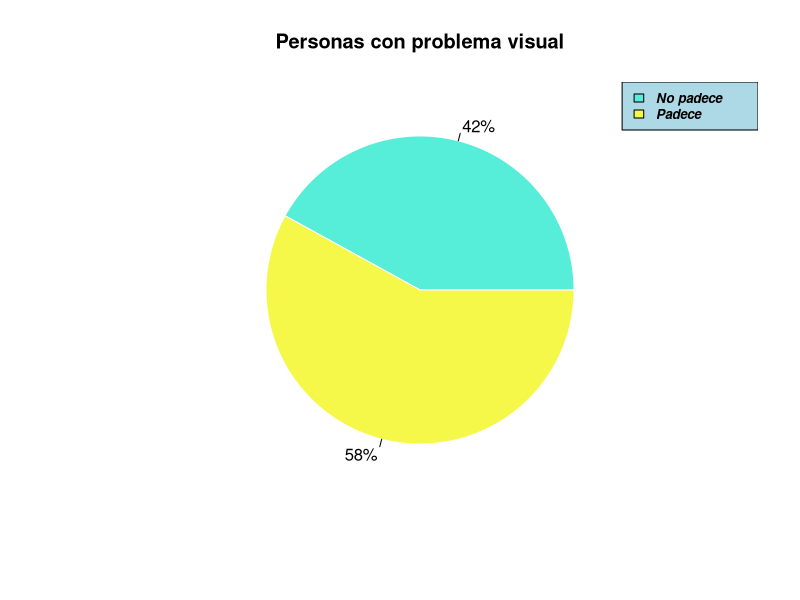
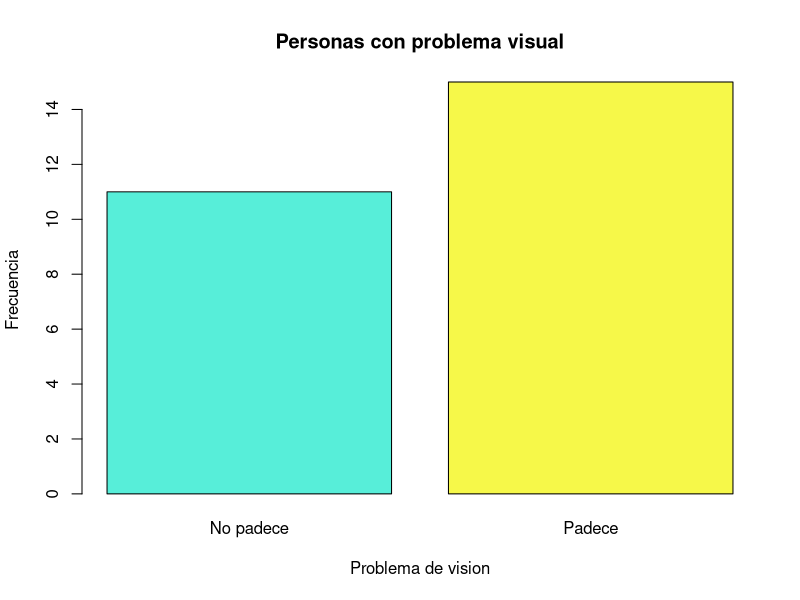
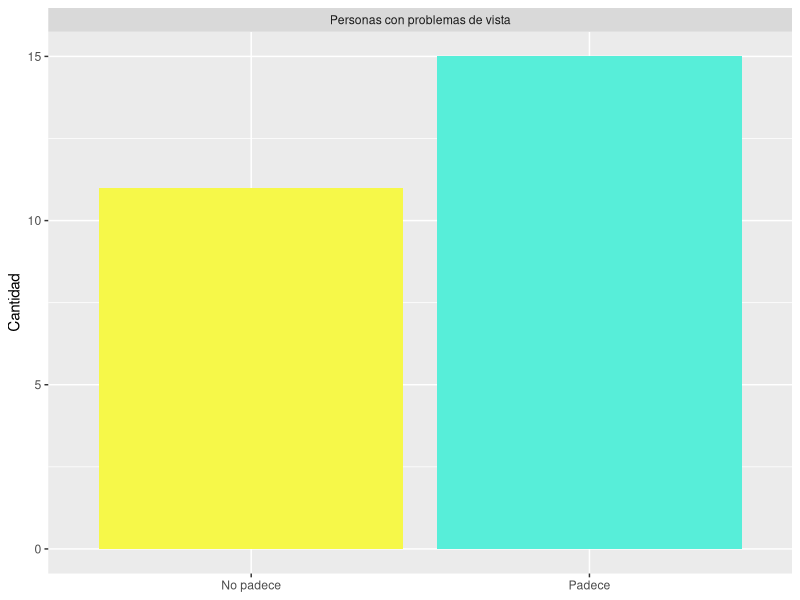

Here is the R script that generated these plots, in order:

vision = factor(c(1,1,1,1,1,1,1,1,1,1,1,1,1,1,1,0,0,0,0,0,0,0,0,0,0,0),labels=c("No padece", "Padece"))
absolutas <- table(vision);absolutas
tabla = data.frame(absolutas); tabla

porcent <-  round(prop.table(absolutas)*100);porcent

View(tabla)


#----Diagrama circular----

colores <- c("#57EED9", "#F6F849")
leyenda <- c("No padece", "Padece")

etiqueta <- paste0(porcent, "%"); etiqueta
pie(porcent, labels = etiqueta, col = colores, border = 0, main = "Personas con problema visual")
legend("topright", legend=leyenda,
fill =colores, cex=0.8, text.font=4,text.width = 0.5, bg='lightblue')
#----Diagrama de barras----

barplot(absolutas, xlab = "Problema de vision", ylab= "Frecuencia", main = "Personas con problema visual", col = colores )

library(ggplot2)
ggplot(tabla, aes( vision,Freq)) +
  geom_bar( stat='identity', fill = c("#F6F849", "#57EED9")) +
  ylim(c(0,15))+
  labs( y="Cantidad", x=NULL)+
  facet_wrap(~"Personas con problemas de vista")    


